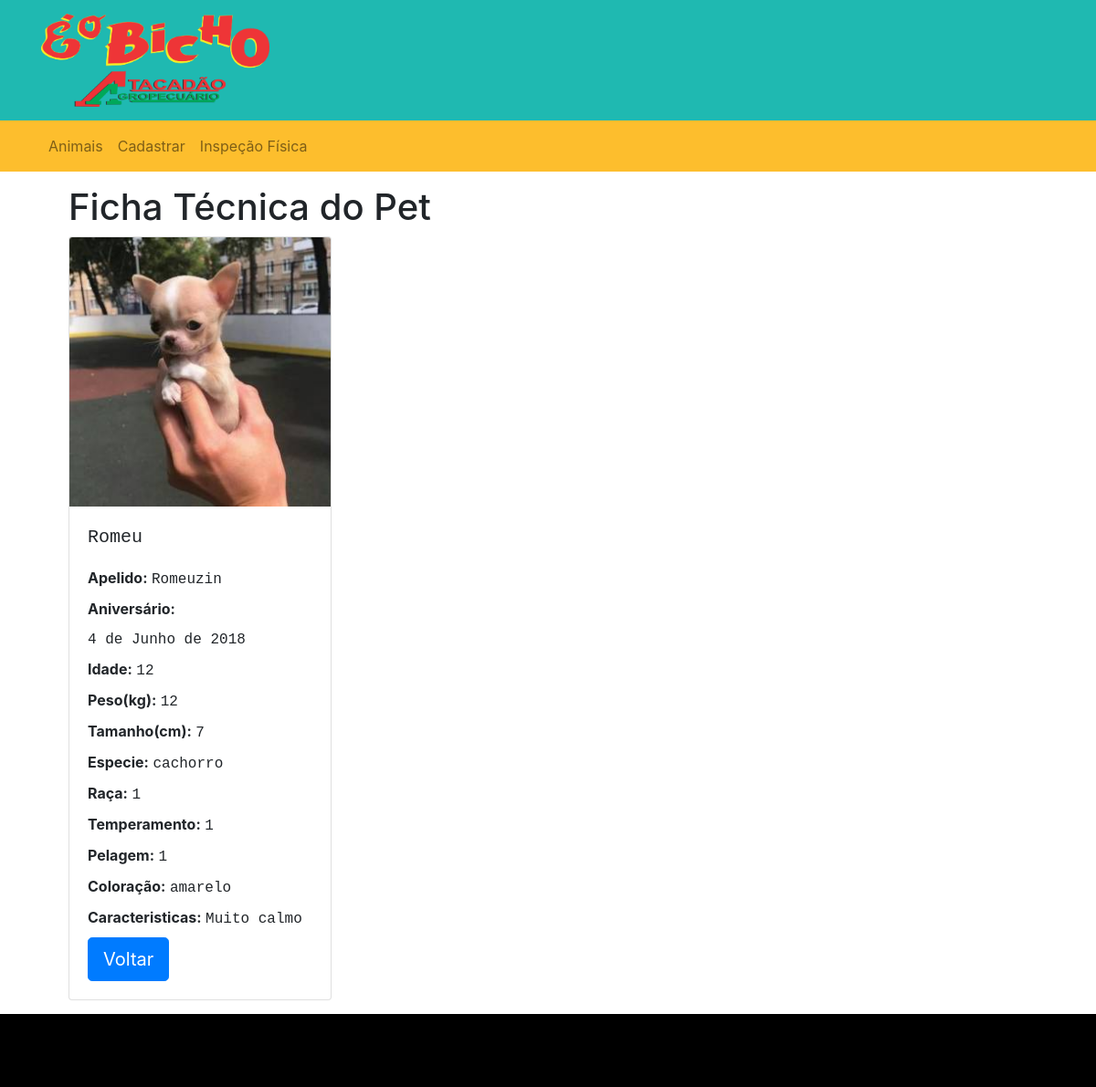
/detail/1/, run on an earlier commit of the app's database.
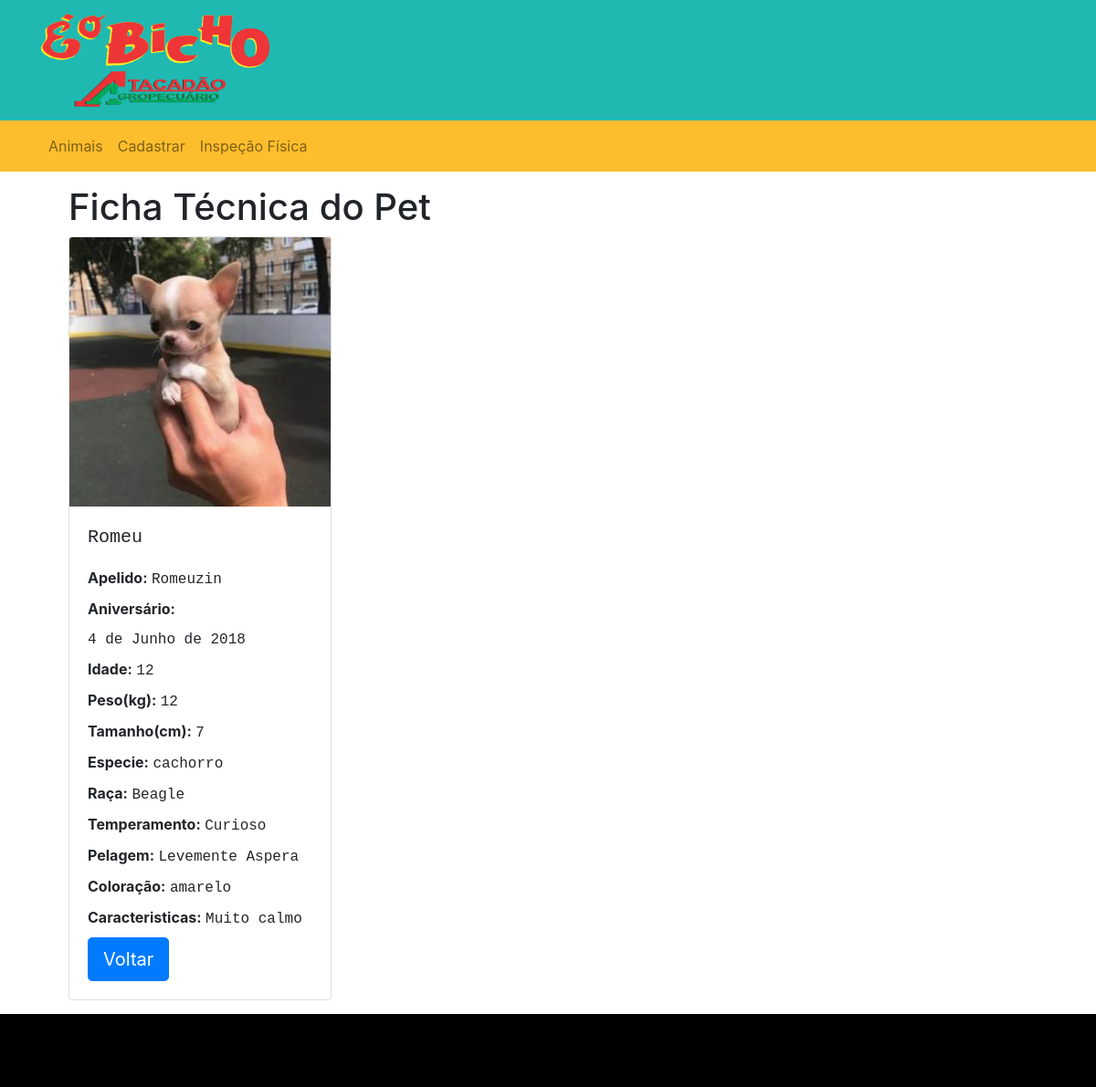
And on a later commit of the database.
### pet/models.py (models this page shows, shortened)
class formPet(models.Model):
	nome = models.CharField('Nome',max_length=150)
	apelido = models.CharField('Apelido',max_length=30)
	aniversario = models.DateField('Aniversário', blank=True, null=True)
	idade = models.IntegerField('Idade')
	peso = models.IntegerField('Peso(kg)')
	tamanho = models.IntegerField('Tamanho')
	especie = models.CharField('Especie',max_length=10, choices=ESPECIE_CHOICES)
	racaCachorro = models.CharField('Raça do Cachorro',max_length=150, choices=RACA_CACHORRO)
	temperamento = models.CharField('Temperamento',max_length=60, choices=TEMPERAMENTO_CHOICES)
	pelagem = models.CharField('Pelagem',max_length=150, choices=PELAGEM_CHOICES)
	coloracao = models.CharField('Coloração',max_length=60, choices=COLORACAO_CHOICES)
	tamanho = models.IntegerField('Tamanho(cm)',)
	caracteristicas = models.CharField('Caracteristicas', max_length=200)

### pet/views.py (the view)
# urls.py: path('detail/<int:pk>/', views.detailPet, name='detail'),
def detailPet(request, pk):
    template ='pet/formpet_detail.html'
    obj = formPet.objects.get(pk=pk)
    context = { 'object': obj }
    return render(request, template, context)

### pet/templates/pet/formpet_detail.html (shortened to what this page needs)
{% extends 'site/base.html' %}
{% block content %}
<section class="container">
	<h1>Ficha Técnica do Pet</h1>
<div class="card" style="width: 18rem;">
  <img class="card-img-top" src="../../static/img/curto.jpg" alt="Imagem de capa do card">
  <div class="card-body">
    <h5 class="card-title"><label class="text-monospace">{{object.nome}}</label></h5>
    <div class="card-text">
    	<div>
			<label class="font-weight-bold">Apelido: </label>
			<label class="text-monospace">{{object.apelido}}</label>
		</div>
		<div>
			<label class="font-weight-bold">Aniversário: </label>
			<label class="text-monospace">{{object.aniversario}}</label>
		</div>
		<div>
			<label class="font-weight-bold">Idade: </label>
			<label class="text-monospace">{{object.idade}}</label>
		</div>
		<div>
			<label class="font-weight-bold">Peso(kg): </label>
			<label class="text-monospace">{{object.peso}}</label>
		</div>
		<div>
			<label class="font-weight-bold">Tamanho(cm): </label>
			<label class="text-monospace">{{object.tamanho}}</label>
		</div>
		<div>
			<label class="font-weight-bold">Especie: </label>
			<label class="text-monospace">{{object.especie}}</label>
		</div>
		<div>
			<label class="font-weight-bold">Raça: </label>
			<label class="text-monospace">{{object.racaCachorro}}</label>
		</div>
		<div>
			<label class="font-weight-bold">Temperamento: </label>
			<label class="text-monospace">{{object.temperamento}}</label>
		</div>
		<div>
			<label class="font-weight-bold">Pelagem: </label>
			<label class="text-monospace">{{object.pelagem}}</label>
		</div>
		<div>
			<label class="font-weight-bold">Coloração: </label>
			<label class="text-monospace">{{object.coloracao}}</label>
		</div>
		<div>
			<label class="font-weight-bold">Caracteristicas: </label>
			<label class="text-monospace">{{object.caracteristicas}}</label>
		</div>
    </div>
    <button class="btn btn-primary btn-lg" type="submit" onclick="location.href='{% url 'pet:list'%}'">Voltar</button>
  </div>
</div>
</section>
{% endblock %}

What changed in the data, as far as the page shows it:
changed formPet "Romeu": racaCachorro "1" → "Beagle"; temperamento "1" → "Curioso"; pelagem "1" → "Levemente Aspera"
